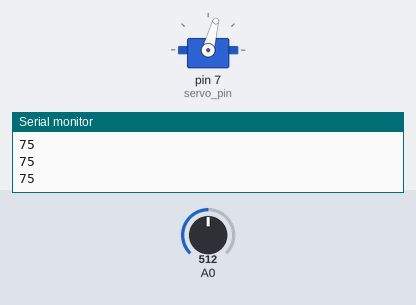
Recording of a sketch running on a simulated Arduino Uno, built with avr-gcc and run on an emulated ATmega328P. On the bench: servo, the last lines printed to the serial monitor. The test bench sets the inputs (shaded band); at power-on: A0 = 512.

Above: at 1.2 s.
1.3 s: A0 set to 716
At 2.5 s:
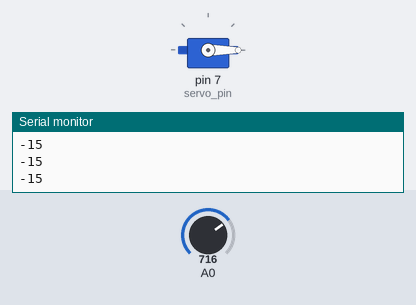
2.8 s: A0 set to 306
At 4.0 s:
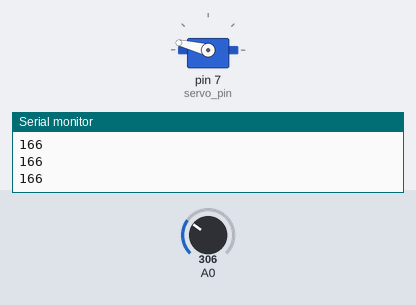
4.3 s: A0 set to 122
At 5.0 s:
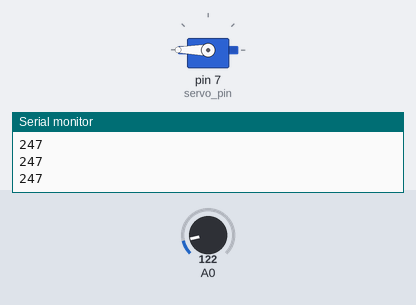
5.8 s: A0 set to 511
At 6.3 s:
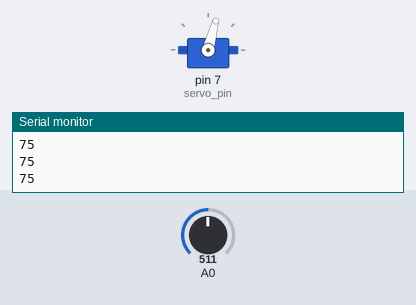
7.3 s: A0 set to 900
At 8.5 s:
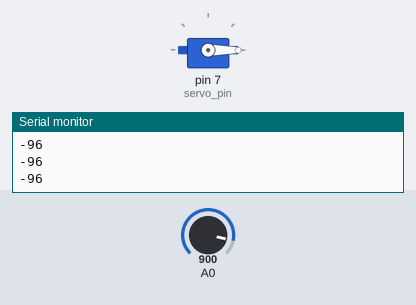
Timing chart, 0 to 9.8 s (numbered marks = the images above; inputs shaded):
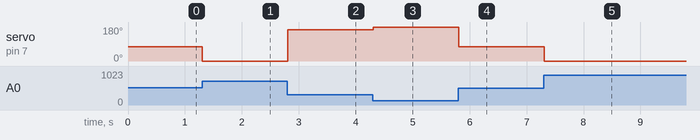

The sketch:

servo_with_flex_sensor.ino
```cpp
// C++ code
//
#include<Servo.h>
int flex_sensor=A0;
int servo_pin=7;
Servo myServo;
void setup()
{
  Serial.begin(9600);
  myServo.attach(servo_pin);
}

void loop()
{
  int angle_value=angle();
  Serial.println(angle_value);
  myServo.write(angle_value);

}

int angle()
{
  int sensor_value=analogRead(A0);
  //Serial.println(sensor_value);
  return map(sensor_value,682,275,0,180);

}
```

Measured:
- after the input at 1.3 s, servo on pin 7 (servo_pin): 75° → 0° at once
- after the input at 2.8 s, servo on pin 7 (servo_pin): 0° → 166° at once
- after the input at 4.3 s, servo on pin 7 (servo_pin): 166° → 180° at once
- after the input at 5.8 s, servo on pin 7 (servo_pin): 180° → 75° at once
- after the input at 7.3 s, servo on pin 7 (servo_pin): 75° → 0° at once
